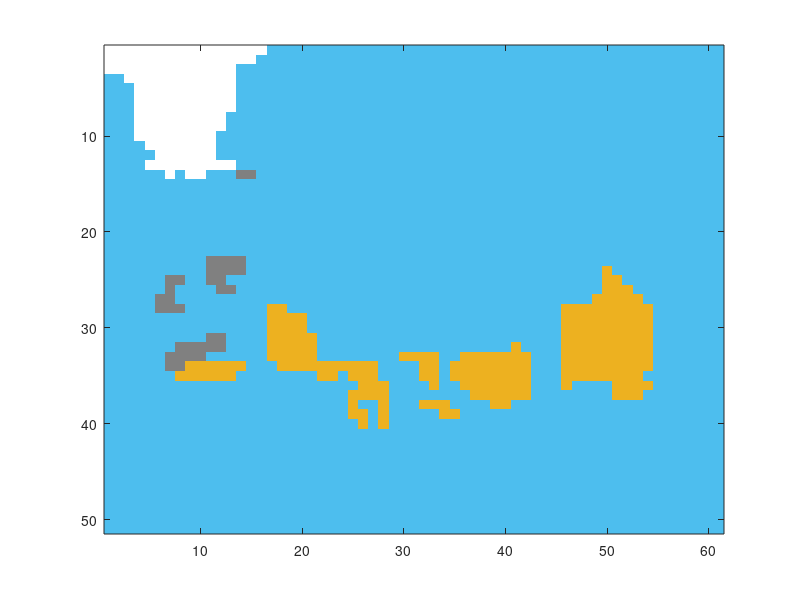

This chart was generated by the following MATLAB code: (Note: this script raises an error after producing the figure.)
clear all
clc
close all 

%Map Initialization
got = ones(51,61);

%Arctic Region
for i = 1:3
    for j = 1:13
        got(i,j) = 2;
    end
end

for i = 4:7
    for j = 4:13
        got(i,j) = 2;
    end
end

for i = 8:11
    for j = 5:11
        got(i,j) = 2;
    end
end

for i = 12:13
    for j = 6:11
        got(i,j) = 2;
    end
end

got(1,14)  = 2; got(1,15)  = 2; got(1,16) = 2; got(2,14) = 2;
got(2,15)  = 2; got(4,3)   = 2; got(8,4)  = 2; got(8,12) = 2;
got(9,4)   = 2; got(9,12)  = 2; got(10,4) = 2; got(13,5) = 2;
got(13,12) = 2; got(13,13) = 2; got(14,7) = 2; got(14,9) = 2;
got(14,10) = 2;

%Mountain Region
for i = 23:24
    for j = 11:14
        got(i,j) = 3;
    end
end

for i = 27:28
    for j = 6:7
        got(i,j) = 3;
    end
end

for i = 31:32
    for j = 11:12
        got(i,j) = 3;
    end
end

for i = 32:33
    for j = 8:10
        got(i,j) = 3;
    end
end



got(14,14) = 3; got(14,15) = 3; got(25,7) = 3; got(25,8)  = 3;
got(25,11) = 3; got(25,12) = 3; got(26,7) = 3; got(26,12) = 3;
got(26,13) = 3; got(28,8)  = 3; got(33,7) = 3; got(34,7)  = 3;
got(34,8)  = 3; got(13,13) = 2; got(14,7) = 2; got(14,9) = 2;

%Desert Region 
for i=34:35 
    for j=9:13
        got(i,j)=4;
end
end

for j=17:18
    got(28,j)=4;
end
for j=22:23
   got(35,j)=4; 
end
for i=29:33
    for j=17:20
        got(i,j)=4;
    end
    
end

for i=31:33
   got(i,21)=4; 
end

for j=18:27
got(34,j)=4;
end

for i=35:37
    for j=26:27
    got(i,j)=4;
    end
end
for i=37:39
    got(i,25)=4;
end

for i=36:40
    got(i,28)=4;
end

for i=39:40
    got(i,26)=4;
end

for j=30:33
    got(33,j)=4;
end
for i=34:35
    for j=32:33
        got(i,j)=4;
    end
end
    
for j=32:34
    got(38,j)=4;
end
for j=34:35
   got(39,j)=4; 
end
for i=34:36
   for j=36:42
       got(i,j)=4;
   end
end
for i=34:35
   got(i,35)=4; 
end
for j=36:42
    got(33,j)=4;
end
for j=36:42
   got(35,j)=4; 
end
for j=37:42
   got(37,j)=4; 
end
for j=39:40
    got(38,j)=4;
end
for i=28:35
    for j=46:53
        got(i,j)=4;
    end
end

for i=26:27
    for j=50:52
        got(i,j)=4;
    end
end

for i=24:25
got(i,50)=4;
end

for i=28:34
    got(i,54)=4;
end

for i=36:37
    for j=51:53
        got(i,j)=4;
    end
end

got(35,8)=4; got(34,14)=4; got (35,25)=4; got(36,33)=4; got(32,41)=4;
got(25,51)=4; got(27,49)=4; got(27,53)=4; got(36,46)=4; got(36,54)=4;


map = [0.3010 0.7450 0.9330; 1 1 1; 0.5 0.5 0.5; 0.9290 0.6940 0.125; 0 0.8 0];
colormap(map)
s=image(got)
alpha(s,0.5)